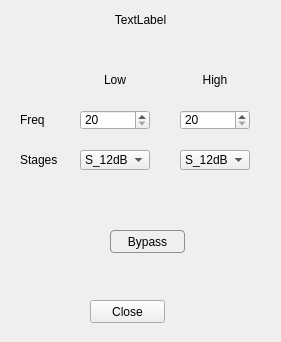
<?xml version="1.0" encoding="UTF-8"?>
<ui version="4.0">
 <class>Amp_2_0_Mic_Line_xover</class>
 <widget class="QDialog" name="Amp_2_0_Mic_Line_xover">
  <property name="geometry">
   <rect>
    <x>0</x>
    <y>0</y>
    <width>281</width>
    <height>342</height>
   </rect>
  </property>
  <property name="windowTitle">
   <string>Dialog</string>
  </property>
  <widget class="QLabel" name="head">
   <property name="geometry">
    <rect>
     <x>0</x>
     <y>10</y>
     <width>281</width>
     <height>20</height>
    </rect>
   </property>
   <property name="text">
    <string>TextLabel</string>
   </property>
   <property name="alignment">
    <set>Qt::AlignCenter</set>
   </property>
  </widget>
  <widget class="QWidget" name="widget" native="true">
   <property name="geometry">
    <rect>
     <x>0</x>
     <y>40</y>
     <width>281</width>
     <height>241</height>
    </rect>
   </property>
   <property name="styleSheet">
    <string notr="true">QPushButton {
     border: 1px solid #8f8f91;
     border-radius: 4px;
     background-color: qlineargradient(x1: 0, y1: 0, x2: 0, y2: 1,
                                       stop: 0 #f6f7fa, stop: 1 #dadbde);
 }

 QPushButton:pressed {
     background-color: qlineargradient(x1: 0, y1: 0, x2: 0, y2: 1,
                                       stop: 0 #dadbde, stop: 1 #f6f7fa);
 }
QPushButton:checked{
	background-color: rgb(0, 178, 0);
}</string>
   </property>
   <widget class="QLabel" name="label_2">
    <property name="geometry">
     <rect>
      <x>80</x>
      <y>30</y>
      <width>70</width>
      <height>20</height>
     </rect>
    </property>
    <property name="text">
     <string>Low</string>
    </property>
    <property name="alignment">
     <set>Qt::AlignCenter</set>
    </property>
   </widget>
   <widget class="QLabel" name="label_3">
    <property name="geometry">
     <rect>
      <x>180</x>
      <y>30</y>
      <width>70</width>
      <height>20</height>
     </rect>
    </property>
    <property name="text">
     <string>High</string>
    </property>
    <property name="alignment">
     <set>Qt::AlignCenter</set>
    </property>
   </widget>
   <widget class="QLabel" name="label_4">
    <property name="geometry">
     <rect>
      <x>20</x>
      <y>70</y>
      <width>54</width>
      <height>20</height>
     </rect>
    </property>
    <property name="text">
     <string>Freq</string>
    </property>
   </widget>
   <widget class="QLabel" name="label_5">
    <property name="geometry">
     <rect>
      <x>20</x>
      <y>110</y>
      <width>54</width>
      <height>20</height>
     </rect>
    </property>
    <property name="text">
     <string>Stages</string>
    </property>
   </widget>
   <widget class="QComboBox" name="low_stages">
    <property name="geometry">
     <rect>
      <x>80</x>
      <y>110</y>
      <width>70</width>
      <height>20</height>
     </rect>
    </property>
    <item>
     <property name="text">
      <string>S_12dB</string>
     </property>
    </item>
    <item>
     <property name="text">
      <string>S_24dB</string>
     </property>
    </item>
    <item>
     <property name="text">
      <string>S_36dB</string>
     </property>
    </item>
    <item>
     <property name="text">
      <string>S_48dB</string>
     </property>
    </item>
   </widget>
   <widget class="QSpinBox" name="low_freq">
    <property name="geometry">
     <rect>
      <x>80</x>
      <y>70</y>
      <width>70</width>
      <height>20</height>
     </rect>
    </property>
    <property name="minimum">
     <number>20</number>
    </property>
    <property name="maximum">
     <number>20000</number>
    </property>
   </widget>
   <widget class="QSpinBox" name="high_freq">
    <property name="geometry">
     <rect>
      <x>180</x>
      <y>70</y>
      <width>70</width>
      <height>20</height>
     </rect>
    </property>
    <property name="minimum">
     <number>20</number>
    </property>
    <property name="maximum">
     <number>20000</number>
    </property>
   </widget>
   <widget class="QComboBox" name="high_stages">
    <property name="geometry">
     <rect>
      <x>180</x>
      <y>110</y>
      <width>70</width>
      <height>20</height>
     </rect>
    </property>
    <item>
     <property name="text">
      <string>S_12dB</string>
     </property>
    </item>
    <item>
     <property name="text">
      <string>S_24dB</string>
     </property>
    </item>
    <item>
     <property name="text">
      <string>S_36dB</string>
     </property>
    </item>
    <item>
     <property name="text">
      <string>S_48dB</string>
     </property>
    </item>
   </widget>
   <widget class="QPushButton" name="bypass">
    <property name="geometry">
     <rect>
      <x>110</x>
      <y>190</y>
      <width>75</width>
      <height>23</height>
     </rect>
    </property>
    <property name="text">
     <string>Bypass</string>
    </property>
    <property name="checkable">
     <bool>true</bool>
    </property>
   </widget>
  </widget>
  <widget class="QPushButton" name="close">
   <property name="geometry">
    <rect>
     <x>90</x>
     <y>300</y>
     <width>75</width>
     <height>23</height>
    </rect>
   </property>
   <property name="text">
    <string>Close</string>
   </property>
  </widget>
 </widget>
 <resources/>
 <connections/>
</ui>
